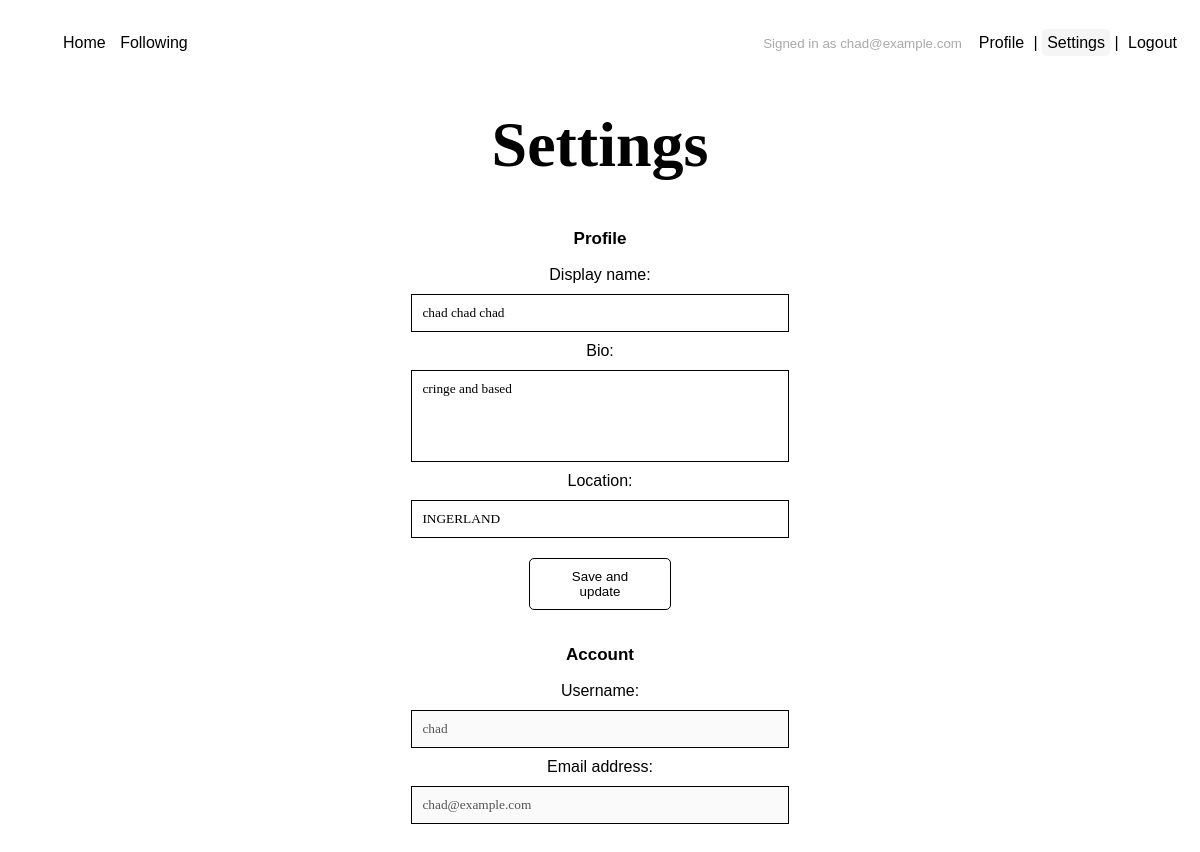
Page /users/settings/ (signed in) on the committed database.
### users/models.py (models this page shows, shortened)
class Profile(models.Model):
    user = models.OneToOneField(User, on_delete=models.CASCADE)
    bio = models.TextField(default="")
    display_name = models.CharField(default="", max_length=150)
    location = models.CharField(blank=True, max_length=150)
    followers = models.ManyToManyField(User, blank=True, related_name='followers')
    following = models.ManyToManyField(User, blank=True, related_name='following')

### users/views.py (the view)
# urls.py: path('settings/', views.settings, name='settings'),
@login_required
def settings(request):
    if request.method == 'POST':
        profile_form = ProfileUpdateForm(request.POST, instance=request.user.profile)
        if profile_form.is_valid():
            profile_form.save()
            messages.success(request, f'Your profile has been updated!')
            return redirect('profile')
        else:
            messages.error(request, 'There was an error updating your profile')
    else:
        profile_form = ProfileUpdateForm(instance=request.user.profile)
    context = {'title': 'Settings', 'profile_form': profile_form}
    return render(request, 'users/settings.html', context)

### users/forms.py
class ProfileUpdateForm(forms.ModelForm):
    display_name = forms.CharField(widget=forms.TextInput(attrs={
        'class': 'input',
        'type': 'text',
    }))
    bio = forms.CharField(widget=forms.Textarea(attrs={
        'class': 'input',
        'type': 'text',
    }))
    location = forms.CharField(widget=forms.TextInput(attrs={
        'class': 'input',
        'type': 'text',
    }))
    class Meta:
        model = Profile
        fields = ('display_name', 'bio', 'location')

### templates/users/settings.html (shortened to what this page needs)
{% extends '../base.html' %}
{% block content %}
<p class="subtitle">Profile</p>
<form method="post">
  {{ profile_form }}
  <button type="submit" title="Save and update" >Save and update</button>
</form>
<br>
<p class="subtitle">Account</p>
<form>
  <label>Username:</label>
  <input type="text" value="{{user.username}}" disabled>
  <label>Email address:</label>
  <input type="email" value="{{user.email}}" disabled>
</form>
{% endblock %}

### templates/base.html (shortened to what this page needs)
<!DOCTYPE html>
<html lang="en">
    <head>
        {% load static %}
        <link rel="stylesheet" href="{% static 'style.css' %}" rel="stylesheet" type="text/css">
        <link href="{% static 'fontawesomefree/css/fontawesome.css' %}" rel="stylesheet" type="text/css">
        <link href="{% static 'fontawesomefree/css/solid.css' %}" rel="stylesheet" type="text/css">
        <link href="{% static 'fontawesomefree/css/regular.css' %}" rel="stylesheet" type="text/css">
    </head>
    <body>
        <nav>
            <ul>
                {% if user.is_authenticated %}
                     <li><a id="nav-home" title="Home" href="{% url 'tweets' %}">Home</a></li>
                    <li><a id="nav-following" title="Following" href="{% url 'following_feed' %}">Following</a></li>
                        <div class="float-right">
                            <li><small>Signed in as {{user.email}}&nbsp;&nbsp;</small></li>
                            <l1><a id="nav-profile" title="Profile" href="{% url 'profile' %}">Profile</a></l1>
                             |
                            <li><a id="nav-settings" title="Settings" href="{% url 'settings' %}">Settings</a></li>
                             |
                            <l1><a id="nav-logout" title="Logout" href="{% url 'signout' %}">Logout</a></l1>
                    </div>
                {% else %}
                    <div class="float-right">
                        <l1><a id="nav-signin" title="Sign in" href="{% url 'signin' %}">Sign in</a></l1>
                         |
                        <l1><a id="nav-signup" title="Sign up" href="{% url 'signup' %}">Sign up</a></l1>
                    </div>
                {% endif %}
            </ul>
        </nav>
        <div class="content center">
            <h1 class="title">{{ title }}</h1>
            {% block content %}{% endblock %}
    </body>
</html>

### static/style.css (style rules this page uses)
body { font-family: "Trebuchet MS", "Arial", sans-serif; margin-bottom: 70px; }
p.subtitle { font-weight: bold; font-size: 17px; }
h1 { font-family: "Garamond"; font-size: 64px; font-weight: bold; margin: 30px; }
@media (min-width: 1000px) { .content { margin-left: 20%; margin-right: 20%; } }
.center, form { display: flex; justify-content: center; align-items: center; flex-direction: column; }
.width-100, form { width: 100%; }
button { background: white; color: black; text-align: center; border: 1px solid black; padding-left: 20px; padding-right: 20px; padding-top: 10px; padding-bottom: 10px; border-radius: 5px; margin-top: 10px; width: 20%; }
nav { padding: 10px; }
nav li { display: inline; }
nav a { text-decoration: none; color: black; padding: 5px; border-radius: 5px; }
.float-right { float:right; }
input, textarea { padding: 10px; border: solid 1px black; width: 50%; margin: 10px; font-family: "Trebuchet MS"; }
textarea { resize: none; height: 70px; }
small { color: darkgrey; }

### templates/base.html (style rules this page uses)
#nav-settings { background: whitesmoke }

### rows in the picture
Profile: display_name "chad chad chad", bio "cringe and based", location "INGERLAND"

### other values in the picture
{{ user.email }} "chad@example.com"
{{ title }} "Settings"
